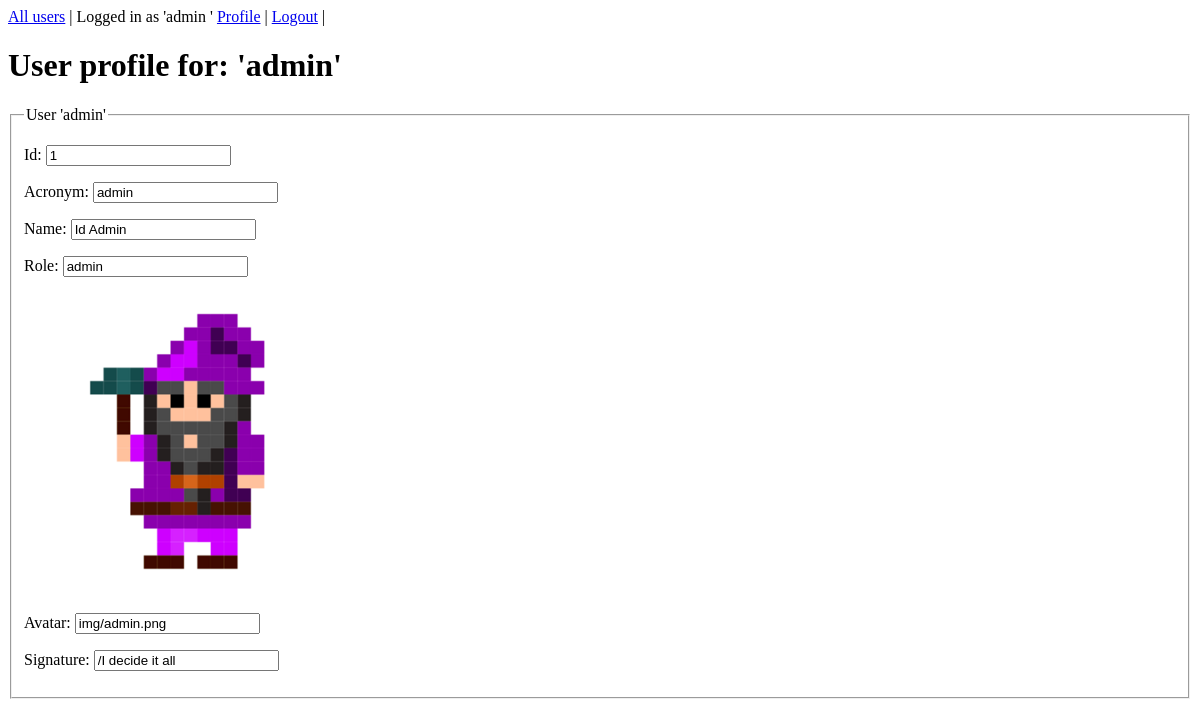
Screenshot of /profile.php?user=admin (signed in) with the database file from the repository.
### tables this page shows
CREATE TABLE user (
    acronym TEXT PRIMARY KEY,
    name TEXT,
    password TEXT,
    role TEXT,
    avatar TEXT,
    signature TEXT
);

### profile.php (called while the page is built, shortened)
<?php
require "view/header.php";
$user = $_GET['user'] ?? null;
$dsn = "sqlite:db/user.sqlite";
$db = connectToDatabase($dsn);
$sql = <<<EOD
SELECT
    rowid,
    acronym,
    name,
    role,
    avatar,
    signature
FROM user
WHERE
    acronym = ?
;
EOD;
$stmt = $db->prepare($sql);
$args = [$user];
$stmt->execute($args);
$res = $stmt->fetch();
require "view/profile.php";

### view/profile.php (the view)
<?php
$id         = htmlentities($res['rowid'] ?? "");
$acronym    = htmlentities($res['acronym'] ?? "");
$name       = htmlentities($res['name'] ?? "");
$role       = htmlentities($res['role'] ?? "");
$avatar     = htmlentities($res['avatar'] ?? "");
$signature  = htmlentities($res['signature'] ?? "");
?><h1>User profile for: '<?= $acronym ?>'</h1>
<form>
    <fieldset>
        <legend>User '<?= $acronym ?>'</legend>
        <p>
            <label>Id:
                <input type="text" name="id" value="<?= $id ?>" readonly="readonly">
            </label>
        </p>
        <p>
            <label>Acronym:
                <input type="text" name="acronym" value="<?= $acronym ?>" readonly="readonly">
            </label>
        </p>
        <p>
            <label>Name:
                <input type="text" name="name" value="<?= $name ?>" readonly="readonly">
            </label>
        </p>
        <p>
            <label>Role:
                <input type="text" name="role" value="<?= $role ?>" readonly="readonly">
            </label>
        </p>
        <figure class="right">
            <img src="<?= $avatar ?>" alt="Avatar for <?= $acronym ?>">
        </figure>
        <p>
            <label>Avatar:
                <input type="text" name="avatar" value="<?= $avatar ?>" readonly="readonly">
            </label>
        </p>
        <p>
            <label>Signature:
                <input type="text" name="signature" value="<?= $signature ?>" readonly="readonly">
            </label>
        </p>
    </fieldset>
</form>

### rows the page displays
user: acronym "admin", name "Id Admin", role "admin", avatar+acronym (picture), avatar "img/admin.png", signature "/I decide it all"

### other values shown
$user "admin"
